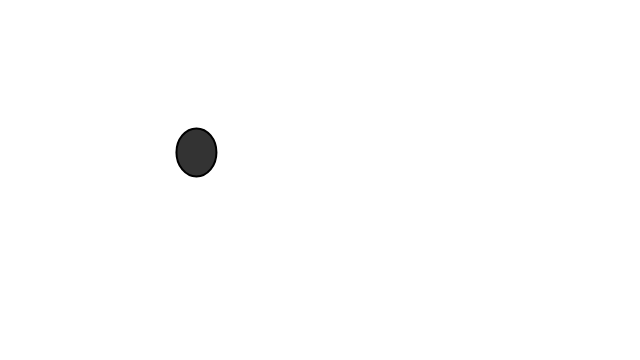
Frame 1 (no input)
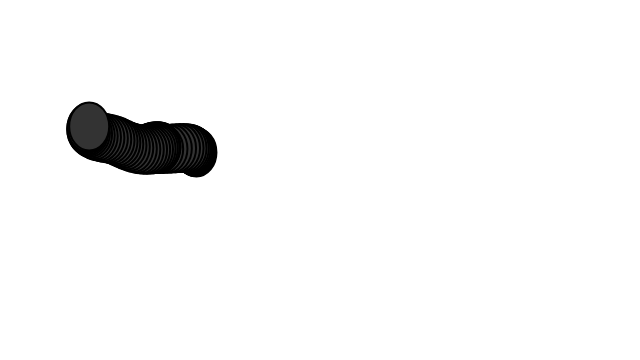
Frame 60 (no input)
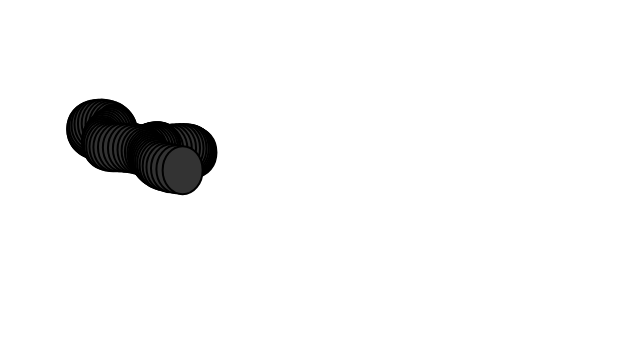
Frame 120 (the mouse pressed at the canvas centre since frame 60)

The p5.js sketch that drew these frames (run headless with seeded random() and noise() and a simulated clock; from frame 60 on, the mouse is pressed at the canvas centre):

// p5.js sketch
// ── sketch.js
// The Nature of Code
// Daniel Shiffman
// http://natureofcode.com

let walker;

function setup() {
  createCanvas(640, 360); //creating canvas of size 640 x 360
  walker = new Walker(); //creating an instance/object of class Walker
  background(255); // creating a grey background for canvas
}

function draw() {
  walker.walk(3);
  walker.display(10);
}

class Walker {
  constructor() {
    this.position = createVector(width /4, height / 2);
    // Perlin noise x and y offset
    this.noff = createVector(random(100), random(1000));
  }

  display() {
    strokeWeight(2);
    fill(51);
    stroke(0);
    ellipse(this.position.x, this.position.y, 40, 48);
  }

  walk() {
    // Noise returns a value between 0 and 1
    this.position.x = map(noise(this.noff.x), 0, 1, 0, width);
    this.position.y = map(noise(this.noff.y), 0, 1, 0, height);
    this.noff.add(0.01, 0.01, 0);
  }
}
